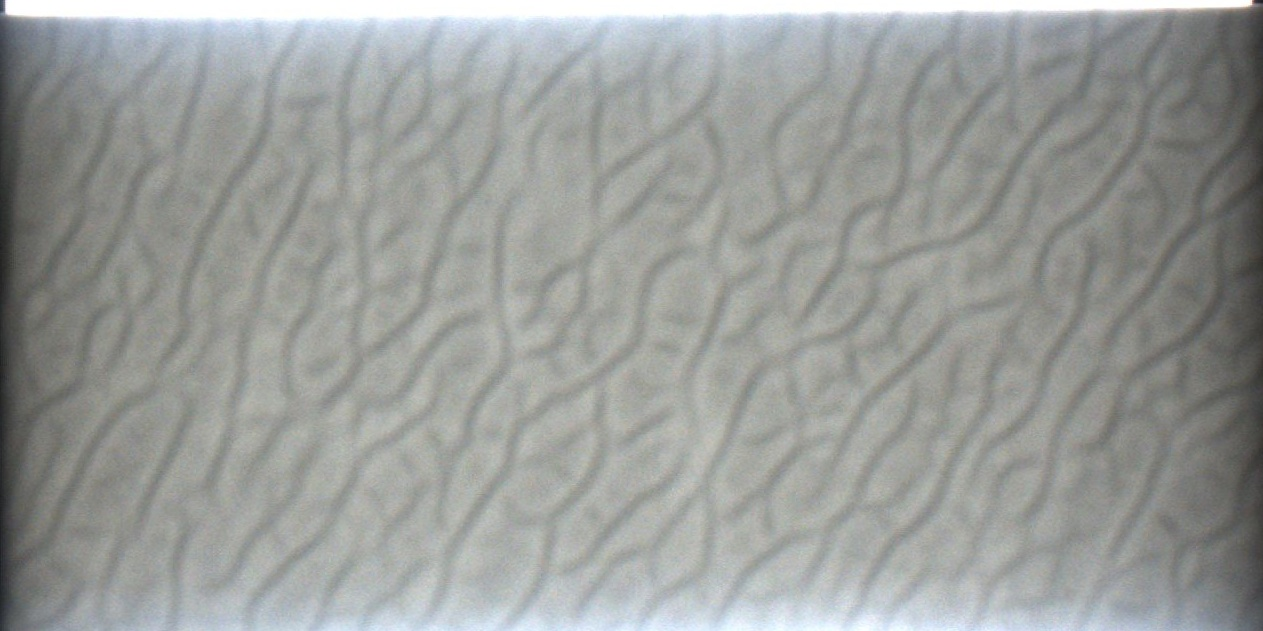
#> input picture runner/scripts/pure/unit_test/images/foam_board.jpg, 1263 x 631 px
$ python extract_light_panel.py images/foam_board.jpg out.png
#> lines starting #> are read from the running program, lines starting #| are printed output that depends on the picture; after the words box and inside, x2 and y2 are one past the last pixel; in counts of white or black regions, pixels touching at a corner belong together
import cv2
import numpy as np
import matplotlib.pyplot as plt

def extract_light_panel(image_path, output_path=None):
    # 读取图像
#> called with image_path = 'images/foam_board.jpg', output_path = 'out.png'
    image = cv2.imread(image_path)
#> image is the input picture: shape (631, 1263, 3); mean B, G, R 154.1, 156.7, 154.1
    if image is None:
        print(f"无法读取图像: {image_path}")
        return None

    # 转换为灰度图
    gray = cv2.cvtColor(image, cv2.COLOR_BGR2GRAY)

    # 使用高斯模糊减少噪声
    blurred = cv2.GaussianBlur(gray, (5, 5), 0)

    # 使用阈值分割找出亮区域
    # 使用OTSU算法自动确定阈值
    _, thresh = cv2.threshold(blurred, 0, 255, cv2.THRESH_BINARY + cv2.THRESH_OTSU)
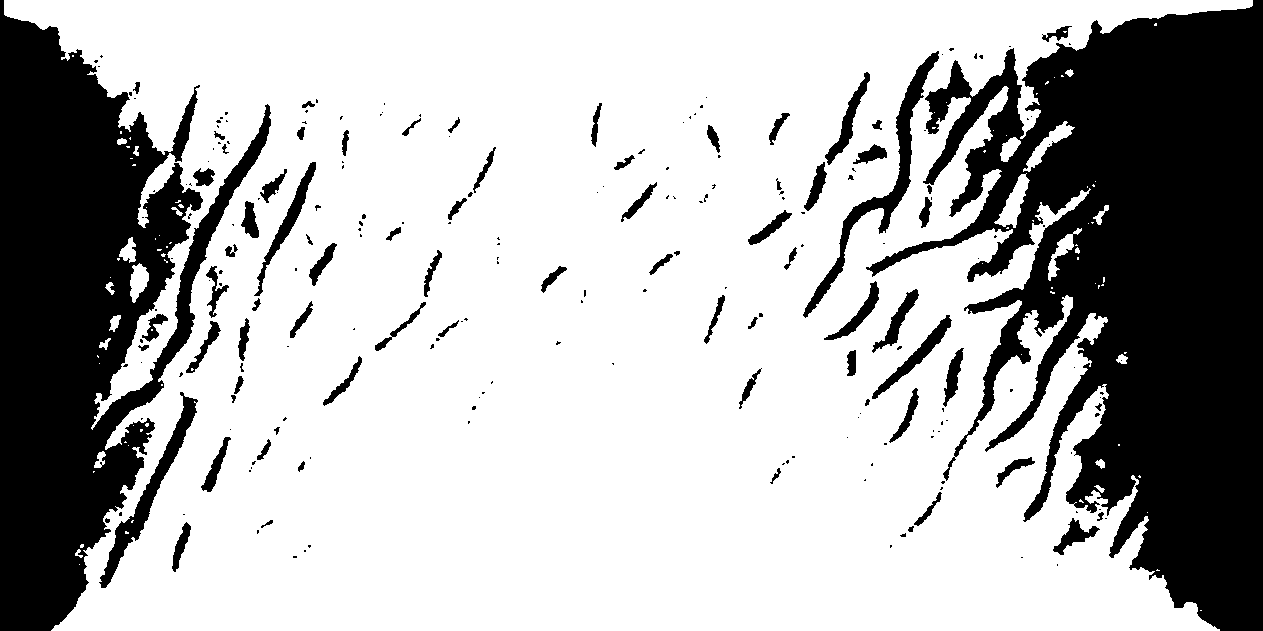
#> thresh: shape (631, 1263); 70.6% white; 232 black regions (155 under 20 px)

    # 找出所有轮廓
    contours, _ = cv2.findContours(thresh, cv2.RETR_EXTERNAL, cv2.CHAIN_APPROX_SIMPLE)
#> contours = 85 contours, 65 with area under 20; largest, box (x1, y1, x2, y2) and area: (4, 0, 1253, 631) 578456, (994, 173, 1030, 228) 723, (1023, 121, 1075, 172) 586, (130, 263, 149, 303) 439, (1048, 228, 1082, 281) 394

    # 如果没有找到轮廓，尝试反转阈值再找一次
    if not contours:
        _, thresh = cv2.threshold(blurred, 0, 255, cv2.THRESH_BINARY_INV + cv2.THRESH_OTSU)
        contours, _ = cv2.findContours(thresh, cv2.RETR_EXTERNAL, cv2.CHAIN_APPROX_SIMPLE)

    if not contours:
        print("未能找到任何轮廓")
        return None

    # 找出最大的轮廓（假设这是发光板）
    max_contour = max(contours, key=cv2.contourArea)
#> max_contour = contour of 3696 points, box (x1, y1, x2, y2) (4, 0, 1253, 631), area 578456

    # 获取最小外接矩形
    rect = cv2.minAreaRect(max_contour)
#> rect = ((628, 315), (630, 1248), -90)
    box = cv2.boxPoints(rect)
#> box = [[1252, 630], [4, 630], [4, 0], [1252, 0]]
    box = np.int0(box)

    # 获取矩形的宽和高
    width = int(rect[1][0])
#> width = 630
    height = int(rect[1][1])
#> height = 1248

    # 确保宽高比与预期的发光板接近
    aspect_ratio = max(width, height) / min(width, height)
#> aspect_ratio = 1.98
    expected_ratio = 20 / 20  # 预期宽高比为1

    if abs(aspect_ratio - expected_ratio) > 0.3:  # 允许一定误差
        print(f"警告: 检测到的形状宽高比与预期不符 (检测到: {aspect_ratio:.2f}, 预期: {expected_ratio:.2f})")
#| 警告: 检测到的形状宽高比与预期不符 (检测到: 1.98, 预期: 1.00)

    # 获取透视变换的源点和目标点
    src_pts = box.astype("float32")
#> src_pts = [[1252, 630], [4, 630], [4, 0], [1252, 0]]

    # 确保点的顺序是：左上，右上，右下，左下
    # 按照y坐标排序
    src_pts = sorted(src_pts, key=lambda pt: pt[1])
#> src_pts = [[4, 0], [1252, 0], [1252, 630], [4, 630]]
    # 前两个点按照x坐标排序（确定左上和右上）
    top_pts = sorted(src_pts[:2], key=lambda pt: pt[0])
#> top_pts = [[4, 0], [1252, 0]]
    # 后两个点按照x坐标排序（确定左下和右下）
    bottom_pts = sorted(src_pts[2:], key=lambda pt: pt[0])
#> bottom_pts = [[4, 630], [1252, 630]]
    # 组合排序后的点
    src_pts = np.array([top_pts[0], top_pts[1], bottom_pts[1], bottom_pts[0]], dtype="float32")

    # 目标尺寸（正方形）
    dst_size = max(width, height)
#> dst_size = 1248
    dst_pts = np.array([
        [0, 0],
        [dst_size - 1, 0],
        [dst_size - 1, dst_size - 1],
        [0, dst_size - 1]
    ], dtype="float32")
#> dst_pts = [[0, 0], [1247, 0], [1247, 1247], [0, 1247]]

    # 计算透视变换矩阵
    M = cv2.getPerspectiveTransform(src_pts, dst_pts)
#> M = [[0.999, 0, -4], [0, 1.98, 0], [0, 0, 1]]

    # 应用透视变换
    warped = cv2.warpPerspective(image, M, (dst_size, dst_size))
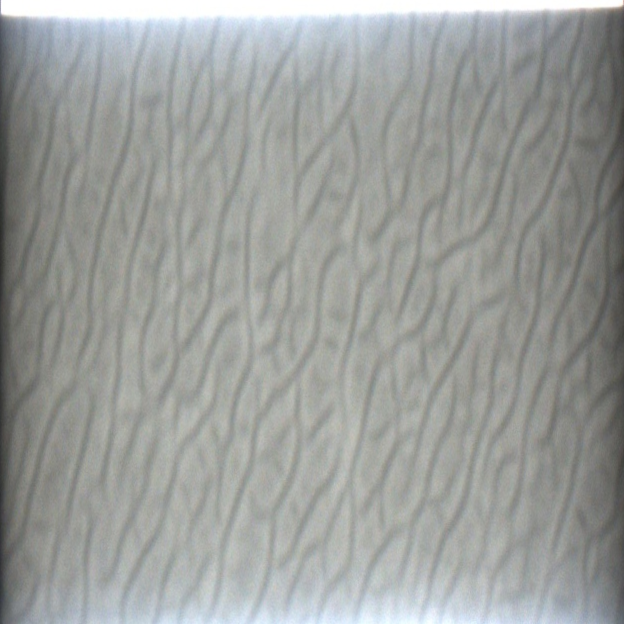
#> warped: shape (1248, 1248, 3) (shown at 1/2 size); mean B, G, R 155.1, 157.8, 155.1

    # 保存结果
    if output_path:
        cv2.imwrite(output_path, warped)
        print(f"已保存裁剪后的图像到: {output_path}")

    # 可视化处理过程
    plt.figure(figsize=(15, 10))

    plt.subplot(221)
    plt.title("Original Image")
    plt.imshow(cv2.cvtColor(image, cv2.COLOR_BGR2RGB))

    plt.subplot(222)
    plt.title("Threshold")
    plt.imshow(thresh, cmap='gray')

    plt.subplot(223)
    contour_img = image.copy()
    cv2.drawContours(contour_img, [box], 0, (0, 255, 0), 2)
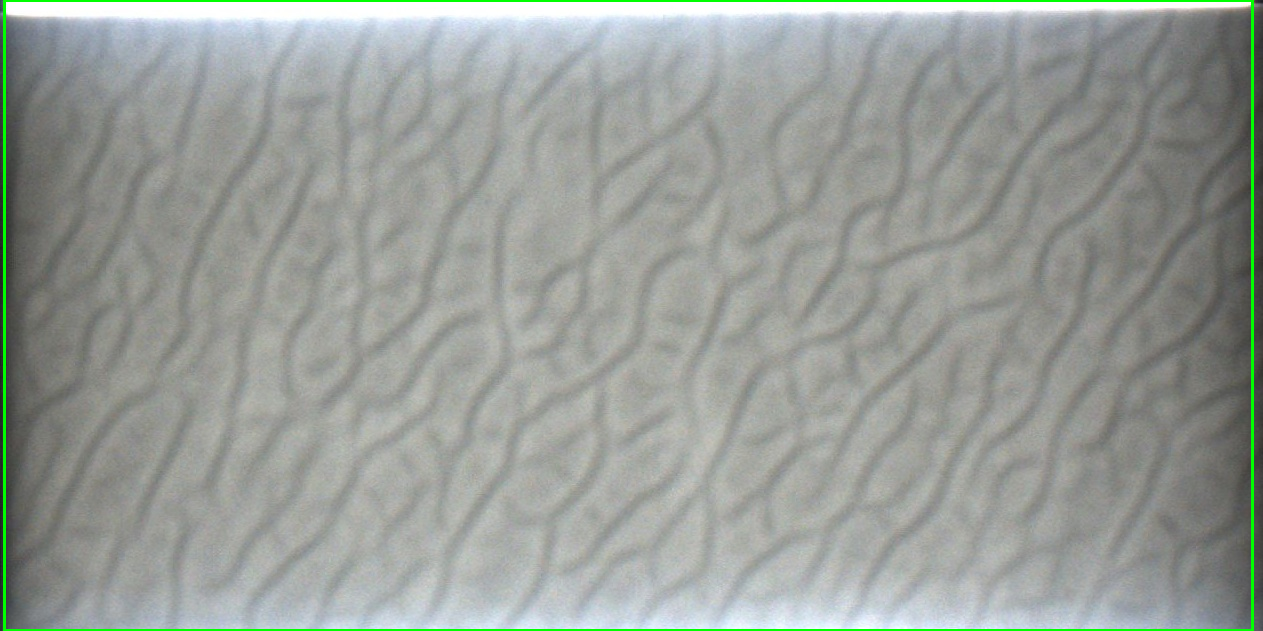
#> contour_img: shape (631, 1263, 3); 1.1% of pixels changed, all inside (x1, y1, x2, y2) = (3, 0, 1254, 631)
    plt.title("Detected Light Panel")
    plt.imshow(cv2.cvtColor(contour_img, cv2.COLOR_BGR2RGB))

    plt.subplot(224)
    plt.title("Cropped Light Panel")
    plt.imshow(cv2.cvtColor(warped, cv2.COLOR_BGR2RGB))

    plt.tight_layout()
    plt.show()
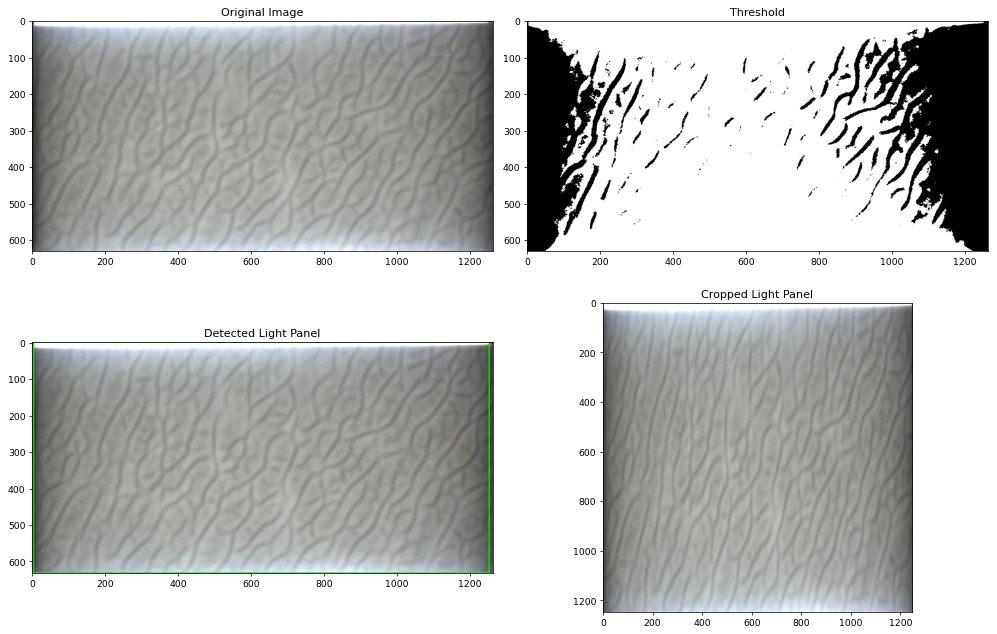
#> figure drawn by matplotlib, 4 panels

    return warped

# 使用示例
if __name__ == "__main__":
    import sys

    if len(sys.argv) < 2:
        print("用法: python script.py <输入图像路径> [输出图像路径]")
        sys.exit(1)

    input_path = sys.argv[1]
    output_path = sys.argv[2] if len(sys.argv) > 2 else "cropped_light_panel.jpg"

    extract_light_panel(input_path, output_path)
